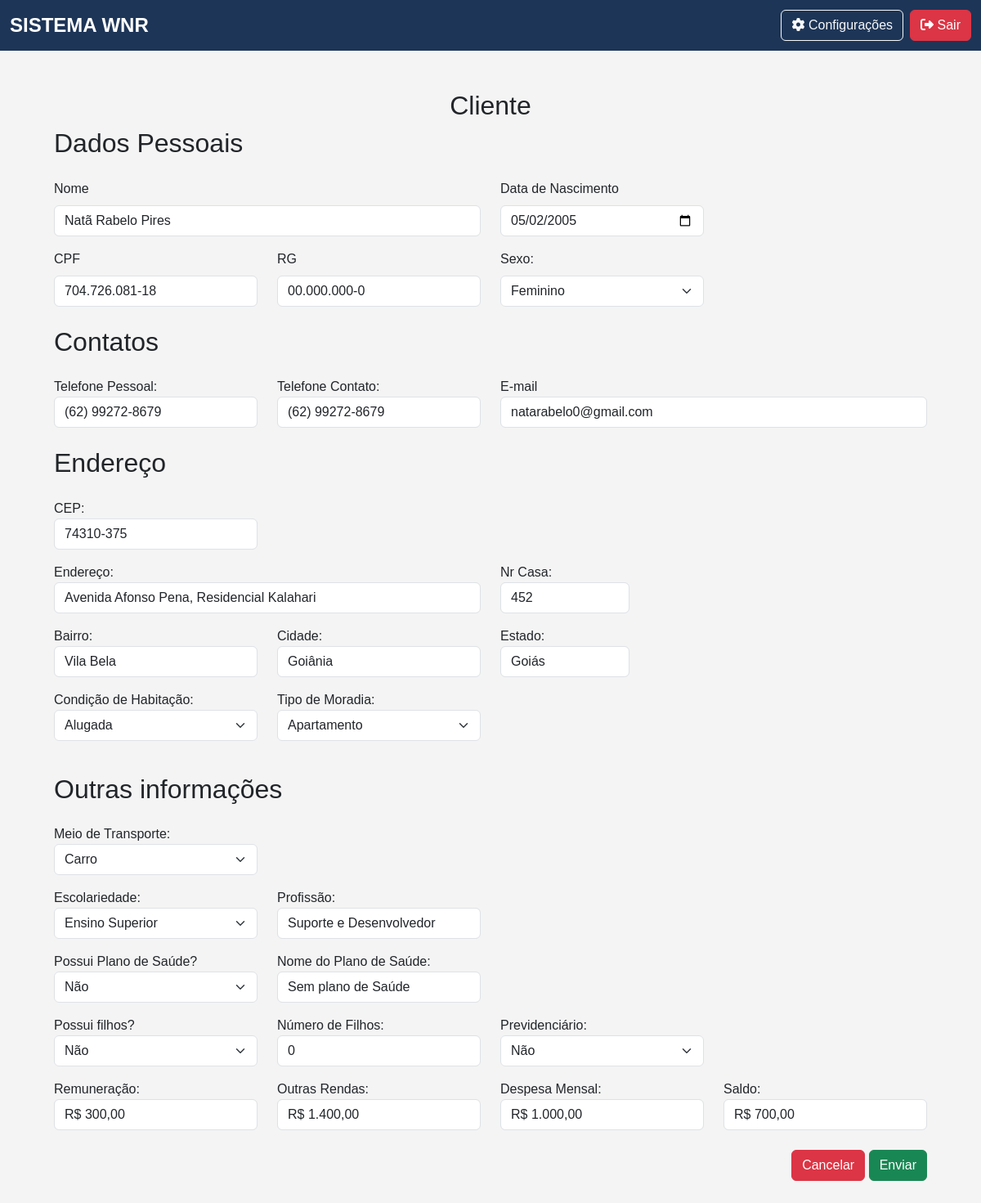
Page /editar_cliente/1 (signed in) on the earlier database version.
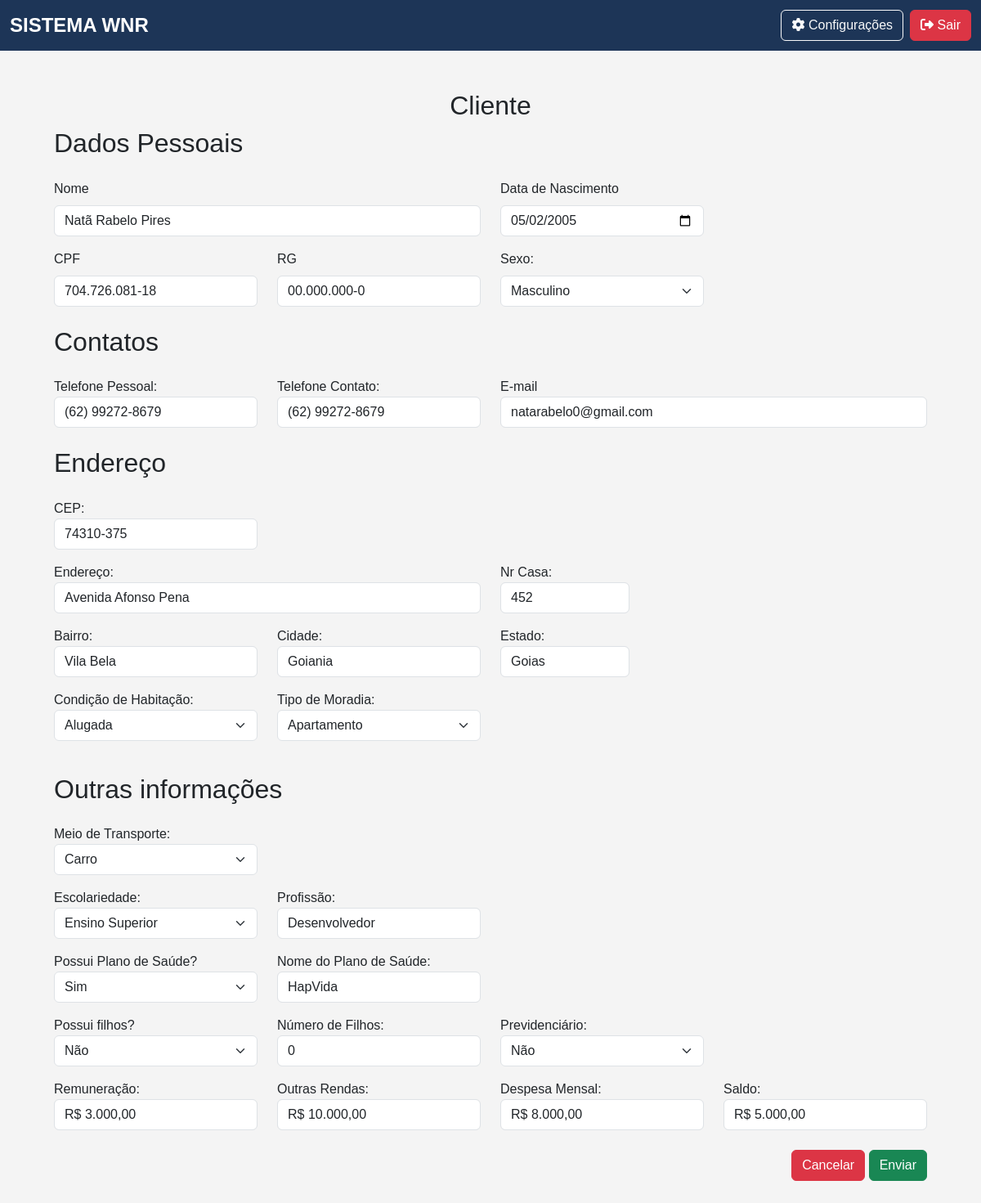
Same page on the later database version.
### app/models.py (models this page shows)
class Cliente(db.Model):
    __tablename__ = "clientes"
    id                      = Column(Integer, primary_key=True, index=True)
    nome                    = Column(String, index=True)
    cpf                     = Column(String(11), unique=True, index=True)
    email                   = Column(String, unique=True, index=True)
    data_nascimento         = Column(Date)
    renda_familiar          = Column(Float)
    bairro                  = Column(String)
    canal_divulgacao        = Column(String)
    cep                     = Column(String(8))
    cidade                  = Column(String)
    condicao_habitacao      = Column(String)
    cpf_responsavel         = Column(String(11), nullable=True, default="")
    numero_cs               = Column(String)
    despesa_mensal          = Column(Float)
    escolaridade            = Column(String)
    estado                  = Column(String)
    endereco                = Column(String)
    fone_contato            = Column(String)
    fone_pessoal            = Column(String)
    foto                    = Column(String)
    grau_parentesco         = Column(String)
    nome_plano_saude        = Column(String, default="Sem plano de Saúde")
    nome_responsavel        = Column(String, default="")
    numero_filhos           = Column(Integer, default=0)
    possui_filhos           = Column(String)
    plano_saude             = Column(String)
    previdenciario          = Column(String)
    profissao               = Column(String)
    remuneracao             = Column(Float)
    rg                      = Column(String)
    saldo                   = Column(Float)
    sexo                    = Column(String)
    tipo_moradia            = Column(String)
    transporte              = Column(String)
    encaminhamentos = relationship("Encaminhamento", back_populates="cliente", cascade="all, delete-orphan")
    guias = relationship("Guia", back_populates="cliente")

### app/routes/client_routes.py (the view, shortened to what this page needs)
@client_bp.route('/editar_cliente/<int:id>', methods=['GET', 'POST'])
@login_required
@role_required('atendimento', 'financeiro', 'admin')
def editar_cliente(id):
    cliente = Cliente.query.get_or_404(id)
    remuneracao_formatada = formatar_para_moeda(cliente.remuneracao)
    renda_familiar_formatada = formatar_para_moeda(cliente.renda_familiar)
    despesa_mensal_formatada = formatar_para_moeda(cliente.despesa_mensal)
    return render_template('clientes/form_edit.html', cliente=cliente, remuneracao=remuneracao_formatada, renda_familiar=renda_familiar_formatada, despesa_mensal=despesa_mensal_formatada)

### app/__init__.py (called while the page is built)
@login_manager.user_loader
def load_user(id):
    return Usuario.query.get(int(id))  # Converte para inteiro e busca no banco

### app/utils/edit_values.py (called while the page is built)
def formatar_para_moeda(valor):
    if valor is None:
        return "R$ 0,00"
    return format_currency(valor, 'BRL', locale='pt_BR')

### app/templates/clientes/form_edit.html (shortened to what the changed rows need)
{% extends 'base.html' %}
{% block content %}
<div class="container mt-4">
    <h2 class="text-center">Cliente</h2>
    <form id="meuFormulario" action="{{ url_for('client_bp.editar_cliente', id=cliente.id)}}" method="POST">
        <div class="container">
            <h2 class="mb-4"> Dados Pessoais </h2>
            <div class="row mb-3">
                <div class="col-md-6">
                    <label for="nome" class="form-label">Nome</label>
                    <input type="text" class="form-control" id="nome" name="nome" required value="{{ cliente.nome }}">
                </div>
                <div class="col-md-3">
                    <label for="dt_nascimento" class="form-label">Data de Nascimento</label>
                    <input type="date" class="form-control" id="dt_nascimento" name="dt_nascimento"  onchange="verificarIdade()" required value="{{ cliente.data_nascimento }}">
                </div>
            </div>
            <div class="row mb-3">
                <div class="col-md-3">
                    <label for="cpf" class="form-label">CPF</label>
                    <input type="text" class="form-control" id="cpf" name="cpf" required value="{{ cliente.cpf }}">
                </div>
                <div class="col-md-3">
                    <label for="rg" class="form-label">RG</label>
                    <input type="text" class="form-control" name="rg" id="rg" required value="{{ cliente.rg }}">
                </div>
                <div class="col-md-3">
                    <label for="sexo" class="form-label">Sexo:</label>
                    <select class="form-select campoObrigatorio" id="sexo" name="sexo" required>
                        <option value="Masculino" {% if cliente.sexo == "Masculino" %}selected{% endif %}>Masculino</option>
                        <option value="Feminino" {% if cliente.sexo == "Feminino" %}selected{% endif %}>Feminino</option>
                    </select>
                </div>
            </div>
            <h2 class="mb-4 mt-4"> Contatos </h2>
            <div class="row mb-3">
                <div class="col-md-3">
                    <label for="fone_pessoal" class="custom-label">Telefone Pessoal:</label>
                    <input type="text" class="form-control" name="fone_pessoal" id="celular" placeholder="(xx) xxxxxxxxx" required value="{{ cliente.fone_pessoal }}">
                </div>
                <div class="col-md-3">
                    <label for="fone_contato" class="custom-label">Telefone Contato:</label>
                    <input type="text" class="form-control" name="fone_contato" id="telefone" placeholder="(xx) xxxxxxxxx" required value="{{ cliente.fone_contato }}">
                </div>
                <div class="col-md-6">
                    <label for="email" class="custom-label">E-mail</label>
                    <input type="email" class="form-control" id="email" name="email" required value="{{ cliente.email }}">
                </div>
            </div>
            <h2 class="mb-4 mt-4"> Endereço </h2>
            <div class="row mb-3">
                <div class="col-md-3">
                    <label for="cep" class="custom-label">CEP:</label>
                    <input type="text" class="form-control" id="cep" name="cep" oninput="buscarCEP()" required value="{{ cliente.cep }}">
                </div>
            </div>
            <div class="row mb-3">
                <div class="col-md-6">
                    <label for="endereco" class="custom-label">Endereço:</label>
                    <input type="text" id="enderco" class="form-control" name="endereco" required value="{{ cliente.endereco }}">
                </div>
                <div class="col-md-2">
                    <label for="numero_cs" class="custom-label">Nr Casa:</label>
                    <input type="text" id="numero_cs" class="form-control" name="numero_cs"  required value="{{ cliente.numero_cs }}">
                </div>
            </div>
            <div class="row mb-3">
                <div  class="col-md-3">
                    <label for="bairro" class="custom-label">Bairro:</label>
                    <input type="text" id="bairro" class="form-control" name="bairro" required value="{{ cliente.bairro }}">
                </div>
                <div class="col-md-3">
                    <label for="cidade" class="custom-label">Cidade:</label>
                    <input type="text" id="cidade" class="form-control" name="cidade" required value="{{ cliente.cidade }}">
                </div>
                <div class="col-md-2">
                    <label for="estado" class="custom-label">Estado:</label>
                    <input type="text" id="estado" class="form-control" name="estado" required value="{{ cliente.estado }}">
                </div>
            </div>
            <div class="row mb-3">
                <div class="col-md-3">
                    <label for="condicao_habitacao" class="custom-label">Condição de Habitação:</label>
                    <select class="form-select campoObrigatorio" name="condicao_habitacao" required>
                        <option  value="Alugada"{% if cliente.condicao_habitacao == "Alugada" %}selected{% endif %}>Alugada</option>
                    </select>
                </div>
                <div class="col-md-3">
                    <label for="tipo_moradia" class="custom-label">Tipo de Moradia:</label>
                    <select class="form-select campoObrigatorio" name="tipo_moradia" required>
                        <option value="Apartamento"{% if cliente.tipo_moradia == "Apartamento" %}selected{% endif %}>Apartamento</option>
                    </select>
                </div>
            </div>
            <div  class="row mb-3">
                <h2 class="mb-4 mt-4">Outras informações</h2>
                <div class="col-md-3">
                    <label for="transporte" class="custom-label">Meio de Transporte:</label>
                    <select class="form-select campoObrigatorio" name="transporte" required>
                        <option value="Carro"{% if cliente.transporte == "Carro" %}selected{% endif %}>Carro</option>
                    </select>
                </div>
            </div>
            <div class="row mb-3">
                <div class="col-md-3">
                    <label for="escolariedade" class="custom-label">Escolariedade:</label>
                    <select class="form-select campoObrigatorio" name="escolariedade">
                        <option value="Ensino Superior" {% if cliente.escolaridade == "Ensino Superior" %}selected{% endif %}>Ensino Superior</option>
                    </select>
                </div>
                <div class="col-md-3">
                    <label for="profissao" class="custom-label">Profissão:</label>
                    <input type="text" class="form-control" name="profissao" required value="{{ cliente.profissao }}">
                </div>
            </div>
            <div class="row mb-3">
                <div class="col-md-3">
                    <label for="plano_saude" class="custom-label">Possui Plano de Saúde?</label>
                    <select class="form-select campoObrigatorio" id="plano_saude" name="plano_saude"  onchange="verificaDropdown_PlanodeSaude()">
                        <option value="Sim" {% if cliente.plano_saude == "Sim" %}selected{% endif %}>Sim</option>
                        <option value="Não"{% if cliente.plano_saude == "Não" %}selected{% endif %}>Não</option>
                    </select>
                </div>
                <div class="col-md-3">
                    <label for="nome_plano_saude" class="custom-label">Nome do Plano de Saúde:</label>
                    <input type="text" class="form-control" id="nome_plano_saude" name="nome_plano_saude" value="{{ cliente.nome_plano_saude }}">
                </div>
            </div>
            <div class="row mb-3">
                <div class="col-md-3">
                    <label for="possui_filhos" class="custom-label">Possui filhos?</label>
                    <select class="form-select campoObrigatorio" id="possui_filhos" name="possui_filhos" onchange="verificarDropdown_Filhos()">
                        <option value="Não" {% if cliente.possui_filhos == "Não" %}selected{% endif %}>Não</option>
                    </select>
                </div>
                <div class="col-md-3">
                    <label for="numero_filhos" class="custom-label">Número de Filhos:</label>
                    <input type="number" class="form-control" id="qtn_filhos" name="numero_filhos" value="{{ cliente.numero_filhos }}">
                </div>
                <div class="col-md-3">
                    <label for="previdenciario" class="custom-label">Previdenciário:</label>
                    <select class="form-select campoObrigatorio" name="previdenciario">
                        <option value="Não" {% if cliente.previdenciario == "Não" %}selected{% endif %}>Não</option>
                    </select>
                </div>
            </div>
            <div class="row mb-3">
                <div class="col-md-3">
                    <label for="remuneracao" class="custom-label">Remuneração:</label>
                    <input type="text" class="form-control" id="remuneracao" name="remuneracao" placeholder="R$ 0,00" value="{{ remuneracao }}">
                </div>
                <div class="col-md-3">
                    <label for="renda_familiar" class="custom-label">Outras Rendas:</label>
                    <input type="text" class="form-control" id="renda_familiar" name="renda_familiar" placeholder="R$ 0,00" value="{{ renda_familiar }}">
                </div>
                <div class="col-md-3">
                    <label for="despesa_mensal" class="custom-label">Despesa Mensal:</label>
                    <input type="text" class="form-control" id="despesa_mensal" name="despesa_mensal" placeholder="R$ 0,00" value="{{ despesa_mensal }}">
                </div>
                <div class="col-md-3">
                    <label for="saldo" class="custom-label">Saldo:</label>
                    <input type="text" class="form-control" id="saldo" name="saldo" placeholder="Saldo" placeholder="R$ 0,00" readonly value="{{ cliente.saldo }}">
                </div>
            </div>
        </div>
    </form>
</div>
{% endblock %}

Differences in the rows shown:
changed Cliente "Natã Rabelo Pires": sexo "Feminino" → "Masculino"; endereco "Avenida Afonso Pena, Residencial Kalahari" → "Avenida Afonso Pena"; cidade "Goiânia" → "Goiania"; estado "Goiás" → "Goias"; profissao "Suporte e Desenvolvedor" → "Desenvolvedor"; plano_saude "Não" → "Sim"; nome_plano_saude "Sem plano de Saúde" → "HapVida"; saldo "R$ 700,00" → "R$ 5.000,00"
Other differences:
form field remuneracao: "R$ 300,00" → "R$ 3.000,00"
form field renda_familiar: "R$ 1.400,00" → "R$ 10.000,00"
form field despesa_mensal: "R$ 1.000,00" → "R$ 8.000,00"
